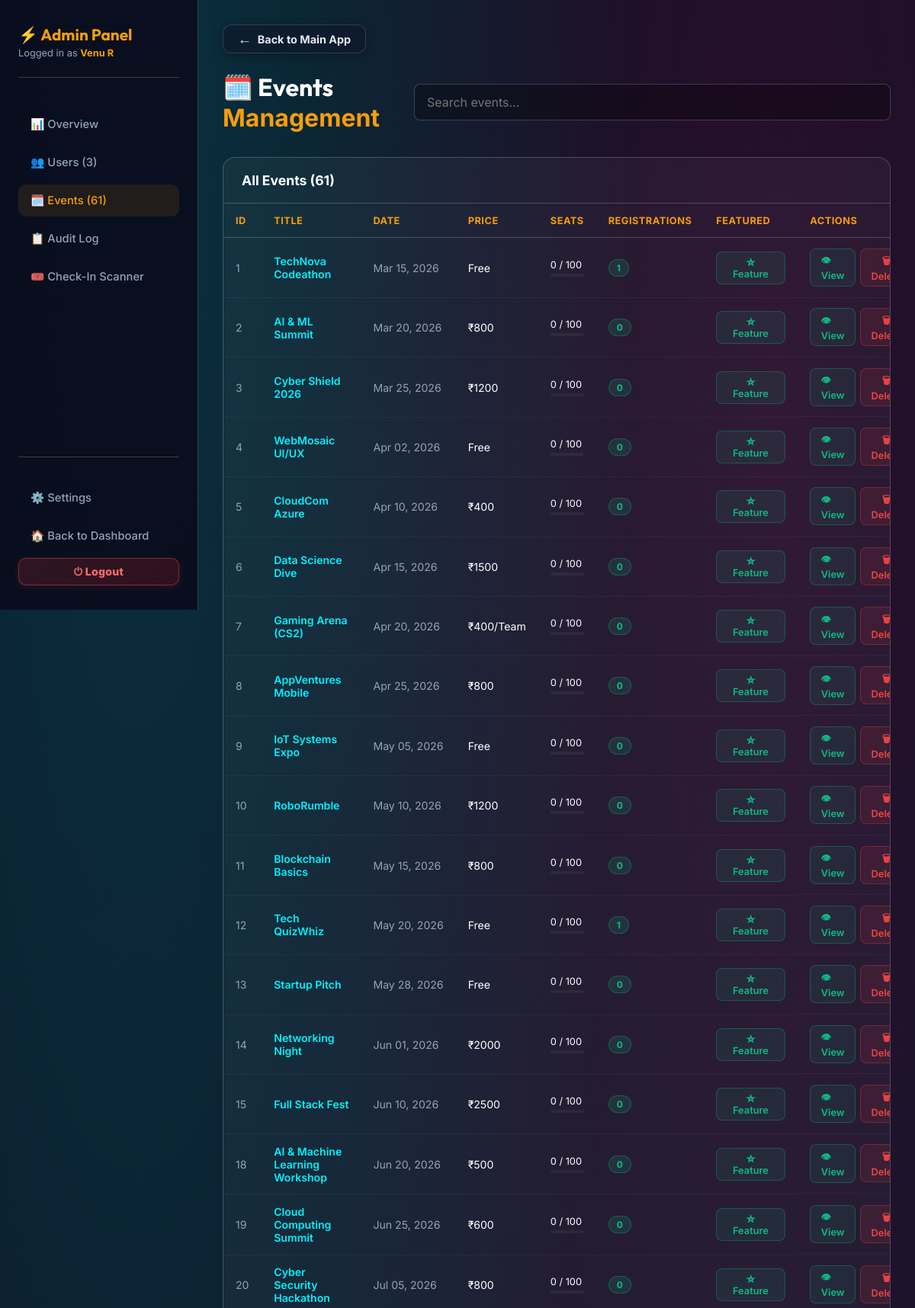
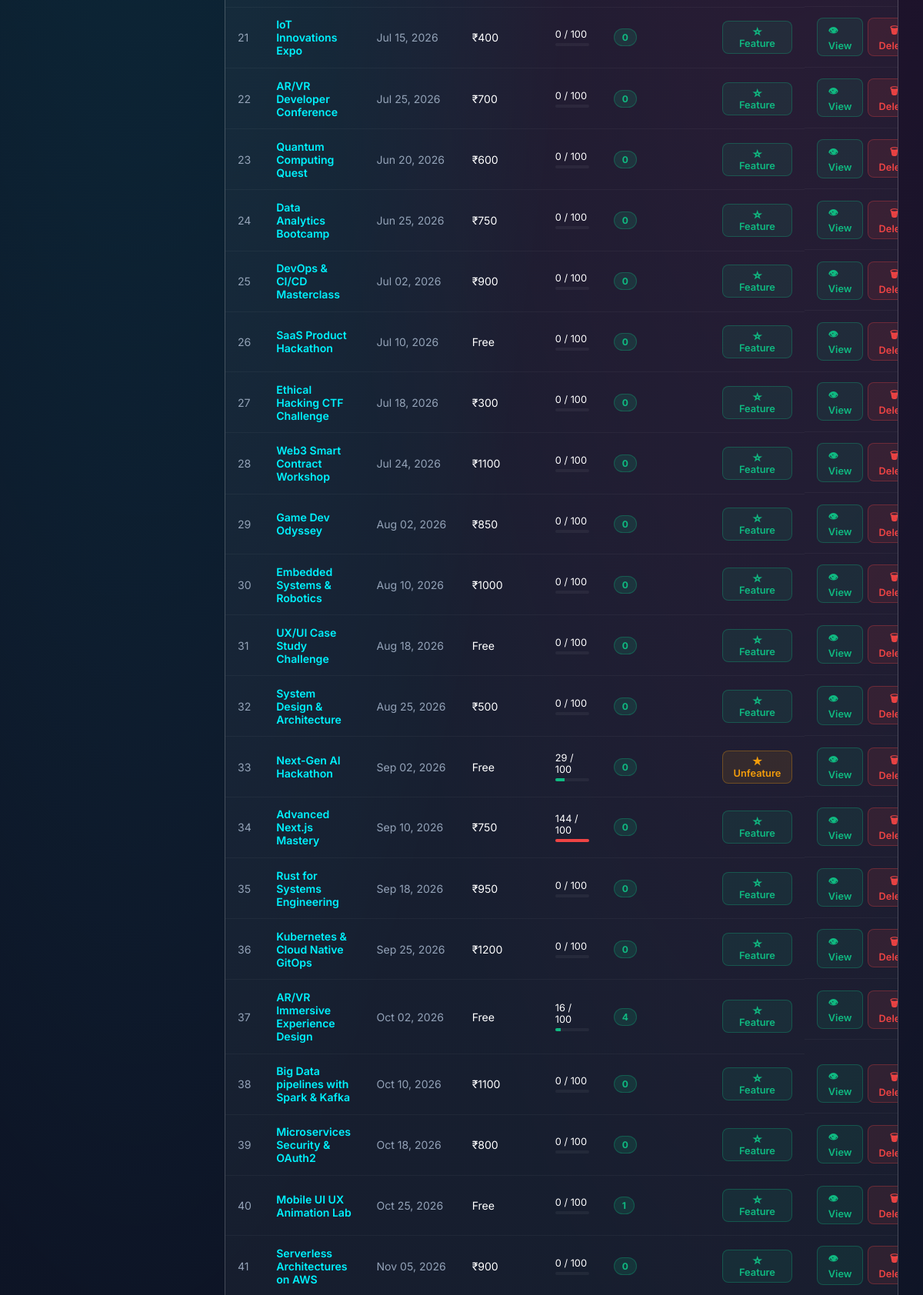
The page /admin/events (signed in, upper part) on the database its author committed (2 pictures, top to bottom).
### tables this page shows
CREATE TABLE events
                 (id INTEGER PRIMARY KEY AUTOINCREMENT, title TEXT, date TEXT, desc TEXT, 
                  price TEXT, color TEXT, image TEXT, purpose TEXT, full_details TEXT, outcome TEXT, seats_total INTEGER DEFAULT 100, seats_filled INTEGER DEFAULT 0, is_draft INTEGER DEFAULT 0, featured INTEGER DEFAULT 0, venue TEXT DEFAULT 'Online', venue_address TEXT DEFAULT 'Tech Park Campus, Innovation Block A, Bangalore - 560103', time TEXT DEFAULT '10:00 AM', end_time TEXT DEFAULT '05:00 PM');

### backend/app.py (the view)
@app.route('/admin/events')
@admin_required
def admin_events():
    username = session.get('username')
    stats = get_admin_stats()
    conn = get_db(row_factory=True)
    c = conn.cursor()
    c.execute('''SELECT e.*, COUNT(r.id) as reg_count
                 FROM events e LEFT JOIN registrations r ON e.id=r.event_id
                 GROUP BY e.id ORDER BY e.id''')
    events = [dict(row) for row in c.fetchall()]
    conn.close()
    return render_template('admin/events.html', username=username, stats=stats, events=events, active='events')

### backend/app.py (called while the page is built, shortened)
def get_db(timeout=60.0, row_factory=False):
    conn = getattr(_thread_local, 'conn', None)
    return conn

def is_host():
    if not session.get('loggedin'):
        return False
    if session.get('role') == 'host' or session.get('is_admin'):
        return True

def is_admin():
    if not session.get('loggedin'):
        return False
    if session.get('is_admin'):
        return True

@app.context_processor
def inject_user_data():
    current_user = None
    user_is_admin = False
    user_is_host = False
    if session.get('loggedin'):
        username = session.get('username')
        user_is_admin = is_admin()
        user_is_host = is_host()
        photo = session.get('profile_photo')
        user_id = session.get('user_id')
        current_user = {'username': username, 'profile_photo': photo, 'user_id': user_id or 'UID-0001'}
    return dict(current_user=current_user, is_admin=user_is_admin, is_host=user_is_host)

def admin_required(f):
    @wraps(f)
    def decorated(*args, **kwargs):
        if not session.get('loggedin'):
            return redirect(url_for('login'))
        username = session.get('username', '').lower()
        conn = get_db()
        c = conn.cursor()
        c.execute('SELECT is_admin FROM users WHERE LOWER(username)=?', (username,))
        row = c.fetchone()
        conn.close()
        is_admin_user = (row and row[0] == 1) or username in ('admin', 'venu r')
        if not is_admin_user:
            flash('Access denied. Admin only.', 'error')
            return redirect(url_for('dashboard'))
        return f(*args, **kwargs)
    return decorated

def get_admin_stats():
    conn = get_db(row_factory=True)
    c = conn.cursor()
    stats = {}
    c.execute('SELECT COUNT(*) FROM users'); stats['total_users'] = c.fetchone()[0]
    c.execute('SELECT COUNT(*) FROM events'); stats['total_events'] = c.fetchone()[0]
    c.execute('SELECT COUNT(*) FROM registrations'); stats['total_regs'] = c.fetchone()[0]
    c.execute('SELECT COUNT(*) FROM reviews'); stats['total_reviews'] = c.fetchone()[0]
    c.execute("SELECT COUNT(*) FROM users WHERE role='host'"); stats['total_hosts'] = c.fetchone()[0]
    today = datetime.now().strftime('%Y-%m-%d')
    c.execute('SELECT COUNT(*) FROM registrations WHERE timestamp LIKE ?', (today+'%',))
    stats['today_regs'] = c.fetchone()[0]
    conn.close()
    return stats

    def __getattr__(self, name):
        return getattr(self._raw_conn, name)

    def close(self):
        pass

### frontend/templates/admin/events.html (shortened to what this page needs)
{% extends "admin/base.html" %}
{% block content %}
<div class="admin-header">
    <h1>🗓️ Events <span>Management</span></h1>
    <input type="text" id="evSearch" class="search-admin" placeholder="Search events..." oninput="filterTable('evTable',this.value)">
</div>
<div class="panel-section">
    <div class="panel-section-header">
        <h3>All Events ({{ events|length }})</h3>
    </div>
    <table class="admin-table" id="evTable">
        <thead>
            <tr>
                <th>ID</th>
                <th>Title</th>
                <th>Date</th>
                <th>Price</th>
                <th>Seats</th>
                <th>Registrations</th>
                <th>Featured</th>
                <th>Actions</th>
            </tr>
        </thead>
        <tbody>
            {% for ev in events %}
            <tr>
                <td style="color:var(--text-muted)">{{ ev.id }}</td>
                <td>
                    <a href="{{ url_for('event_detail', event_id=ev.id) }}" style="color:var(--primary);text-decoration:none;font-weight:600">
                        {{ ev.title[:40] }}{% if ev.title|length > 40 %}…{% endif %}
                    </a>
                </td>
                <td style="color:var(--text-muted);white-space:nowrap">{{ ev.date }}</td>
                <td>{{ ev.price }}</td>
                <td>
                    <div style="font-size:0.8rem">
                        {{ ev.seats_filled or 0 }} / {{ ev.seats_total or 100 }}
                    </div>
                    <div style="background:rgba(255,255,255,0.05);border-radius:4px;height:4px;margin-top:4px;overflow:hidden">
                        <div style="height:100%;width:{{ [(ev.seats_filled or 0) / (ev.seats_total or 100) * 100, 100]|min|round }}%;
                                    background:{% if (ev.seats_filled or 0) >= (ev.seats_total or 100) %}#ef4444{% elif (ev.seats_filled or 0) > (ev.seats_total or 100) * 0.7 %}#f59e0b{% else %}#10b981{% endif %};
                                    transition:width 0.4s"></div>
                    </div>
                </td>
                <td><span class="badge badge-active">{{ ev.reg_count }}</span></td>
                <td>
                    <form action="{{ url_for('admin_toggle_featured', event_id=ev.id) }}" method="POST" style="margin:0">
                        <button class="action-btn {% if ev.featured %}btn-warning{% else %}btn-success{% endif %}" type="submit">
                            {{ '★ Unfeature' if ev.featured else '☆ Feature' }}
                        </button>
                    </form>
                </td>
                <td style="display:flex;gap:6px">
                    <a href="{{ url_for('event_detail', event_id=ev.id) }}" class="action-btn btn-success" style="text-decoration:none">👁 View</a>
                    <form action="{{ url_for('delete_event', event_id=ev.id) }}" method="POST" style="margin:0"
                          onsubmit="return confirm('Delete event {{ ev.title }}?')">
                        <button class="action-btn btn-danger" type="submit">🗑 Delete</button>
                    </form>
                </td>
            </tr>
            {% else %}
            <tr><td colspan="8" style="text-align:center;padding:2rem;color:var(--text-muted)">No events found</td></tr>
            {% endfor %}
        </tbody>
    </table>
</div>
{% endblock %}

### frontend/templates/admin/base.html (style rules this page uses)
:root { --admin-accent: #f59e0b; }
.admin-header { display: flex; justify-content: space-between; align-items: center; margin-bottom: 2rem; }
.admin-header h1 { font-family: var(--font-heading); font-size: 2rem; color: var(--text-main); }
.admin-header span { color: var(--admin-accent); }
.panel-section { background: rgba(255,255,255,0.04); border: 1px solid var(--glass-border); border-radius: 16px; margin-bottom: 2rem; overflow: hidden; }
.panel-section-header { padding: 1.2rem 1.5rem; border-bottom: 1px solid var(--glass-border); display: flex; justify-content: space-between; align-items: center; }
.panel-section-header h3 { color: var(--text-main); font-size: 1.1rem; font-weight: 700; }
.admin-table { width: 100%; border-collapse: collapse; font-size: 0.88rem; }
.admin-table th { padding: 0.9rem 1rem; text-align: left; color: var(--admin-accent); font-weight: 700; font-size: 0.8rem; text-transform: uppercase; letter-spacing: 0.5px; border-bottom: 1px solid var(--glass-border); }
.admin-table td { padding: 0.85rem 1rem; border-bottom: 1px solid rgba(255,255,255,0.04); color: var(--text-main); vertical-align: middle; }
.badge { padding: 3px 10px; border-radius: 50px; font-size: 0.75rem; font-weight: 700; display: inline-block; }
.badge-active { background: rgba(16,185,129,0.15); color: #10b981; border: 1px solid rgba(16,185,129,0.3); }
.action-btn { padding: 0.35rem 0.85rem; border-radius: 8px; font-size: 0.8rem; font-weight: 600; cursor: pointer; border: none; transition: all 0.2s; font-family: inherit; }
.btn-danger { background: rgba(239,68,68,0.1); color: #ef4444; border: 1px solid rgba(239,68,68,0.3); }
.btn-success { background: rgba(16,185,129,0.1); color: #10b981; border: 1px solid rgba(16,185,129,0.3); }
.btn-warning { background: rgba(245,158,11,0.1); color: #f59e0b; border: 1px solid rgba(245,158,11,0.3); }
.search-admin { background: rgba(255,255,255,0.05); border: 1px solid var(--glass-border); color: var(--text-main); padding: 0.5rem 1rem; border-radius: 50px; outline: none; font-size: 0.88rem; transition: 0.2s; }

### rows shown on the page
events: id "1", title "TechNova Codeathon", date "Mar 15, 2026", price "Free", seats_filled "0", seats_total "100", reg_count "1", featured "☆ Feature"
events: id "2", title "AI & ML Summit", date "Mar 20, 2026", price "₹800", seats_filled "0", seats_total "100", reg_count "0", featured "☆ Feature"
events: id "3", title "Cyber Shield 2026", date "Mar 25, 2026", price "₹1200", seats_filled "0", seats_total "100", reg_count "0", featured "☆ Feature"
events: id "4", title "WebMosaic UI/UX", date "Apr 02, 2026", price "Free", seats_filled "0", seats_total "100", reg_count "0", featured "☆ Feature"
events: id "5", title "CloudCom Azure", date "Apr 10, 2026", price "₹400", seats_filled "0", seats_total "100", reg_count "0", featured "☆ Feature"
events: id "6", title "Data Science Dive", date "Apr 15, 2026", price "₹1500", seats_filled "0", seats_total "100", reg_count "0", featured "☆ Feature"
events: id "7", title "Gaming Arena (CS2)", date "Apr 20, 2026", price "₹400/Team", seats_filled "0", seats_total "100", reg_count "0", featured "☆ Feature"
events: id "8", title "AppVentures Mobile", date "Apr 25, 2026", price "₹800", seats_filled "0", seats_total "100", reg_count "0", featured "☆ Feature"
events: id "9", title "IoT Systems Expo", date "May 05, 2026", price "Free", seats_filled "0", seats_total "100", reg_count "0", featured "☆ Feature"
events: id "10", title "RoboRumble", date "May 10, 2026", price "₹1200", seats_filled "0", seats_total "100", reg_count "0", featured "☆ Feature"
events: id "11", title "Blockchain Basics", date "May 15, 2026", price "₹800", seats_filled "0", seats_total "100", reg_count "0", featured "☆ Feature"
events: id "12", title "Tech QuizWhiz", date "May 20, 2026", price "Free", seats_filled "0", seats_total "100", reg_count "1", featured "☆ Feature"
events: id "13", title "Startup Pitch", date "May 28, 2026", price "Free", seats_filled "0", seats_total "100", reg_count "0", featured "☆ Feature"
events: id "14", title "Networking Night", date "Jun 01, 2026", price "₹2000", seats_filled "0", seats_total "100", reg_count "0", featured "☆ Feature"
events: id "15", title "Full Stack Fest", date "Jun 10, 2026", price "₹2500", seats_filled "0", seats_total "100", reg_count "0", featured "☆ Feature"
events: id "18", title "AI & Machine Learning Workshop", date "Jun 20, 2026", price "₹500", seats_filled "0", seats_total "100", reg_count "0", featured "☆ Feature"
events: id "19", title "Cloud Computing Summit", date "Jun 25, 2026", price "₹600", seats_filled "0", seats_total "100", reg_count "0", featured "☆ Feature"
events: id "20", title "Cyber Security Hackathon", date "Jul 05, 2026", price "₹800", seats_filled "0", seats_total "100", reg_count "0", featured "☆ Feature"
events: id "21", title "IoT Innovations Expo", date "Jul 15, 2026", price "₹400", seats_filled "0", seats_total "100", reg_count "0", featured "☆ Feature"
events: id "22", title "AR/VR Developer Conference", date "Jul 25, 2026", price "₹700", seats_filled "0", seats_total "100", reg_count "0", featured "☆ Feature"
events: id "23", title "Quantum Computing Quest", date "Jun 20, 2026", price "₹600", seats_filled "0", seats_total "100", reg_count "0", featured "☆ Feature"
events: id "24", title "Data Analytics Bootcamp", date "Jun 25, 2026", price "₹750", seats_filled "0", seats_total "100", reg_count "0", featured "☆ Feature"
events: id "25", title "DevOps & CI/CD Masterclass", date "Jul 02, 2026", price "₹900", seats_filled "0", seats_total "100", reg_count "0", featured "☆ Feature"
events: id "26", title "SaaS Product Hackathon", date "Jul 10, 2026", price "Free", seats_filled "0", seats_total "100", reg_count "0", featured "☆ Feature"
events: id "27", title "Ethical Hacking CTF Challenge", date "Jul 18, 2026", price "₹300", seats_filled "0", seats_total "100", reg_count "0", featured "☆ Feature"
events: id "28", title "Web3 Smart Contract Workshop", date "Jul 24, 2026", price "₹1100", seats_filled "0", seats_total "100", reg_count "0", featured "☆ Feature"
events: id "29", title "Game Dev Odyssey", date "Aug 02, 2026", price "₹850", seats_filled "0", seats_total "100", reg_count "0", featured "☆ Feature"
events: id "30", title "Embedded Systems & Robotics", date "Aug 10, 2026", price "₹1000", seats_filled "0", seats_total "100", reg_count "0", featured "☆ Feature"
events: id "31", title "UX/UI Case Study Challenge", date "Aug 18, 2026", price "Free", seats_filled "0", seats_total "100", reg_count "0", featured "☆ Feature"
events: id "32", title "System Design & Architecture", date "Aug 25, 2026", price "₹500", seats_filled "0", seats_total "100", reg_count "0", featured "☆ Feature"
events: id "33", title "Next-Gen AI Hackathon", date "Sep 02, 2026", price "Free", seats_filled "29", seats_total "100", reg_count "0", featured "★ Unfeature"
events: id "34", title "Advanced Next.js Mastery", date "Sep 10, 2026", price "₹750", seats_filled "144", seats_total "100", reg_count "0", featured "☆ Feature"
events: id "35", title "Rust for Systems Engineering", date "Sep 18, 2026", price "₹950", seats_filled "0", seats_total "100", reg_count "0", featured "☆ Feature"
events: id "36", title "Kubernetes & Cloud Native GitOps", date "Sep 25, 2026", price "₹1200", seats_filled "0", seats_total "100", reg_count "0", featured "☆ Feature"
events: id "37", title "AR/VR Immersive Experience Design", date "Oct 02, 2026", price "Free", seats_filled "16", seats_total "100", reg_count "4", featured "☆ Feature"
events: id "38", title "Big Data pipelines with Spark & Kafka", date "Oct 10, 2026", price "₹1100", seats_filled "0", seats_total "100", reg_count "0", featured "☆ Feature"
events: id "39", title "Microservices Security & OAuth2", date "Oct 18, 2026", price "₹800", seats_filled "0", seats_total "100", reg_count "0", featured "☆ Feature"
events: id "40", title "Mobile UI UX Animation Lab", date "Oct 25, 2026", price "Free", seats_filled "0", seats_total "100", reg_count "1", featured "☆ Feature"
events: id "41", title "Serverless Architectures on AWS", date "Nov 05, 2026", price "₹900", seats_filled "0", seats_total "100", reg_count "0", featured "☆ Feature"

### other values the page prints
{{ username }} "Venu R"
{{ stats.total_users }} "3"
{{ stats.total_events }} "61"
{{ events|length }} "61"
